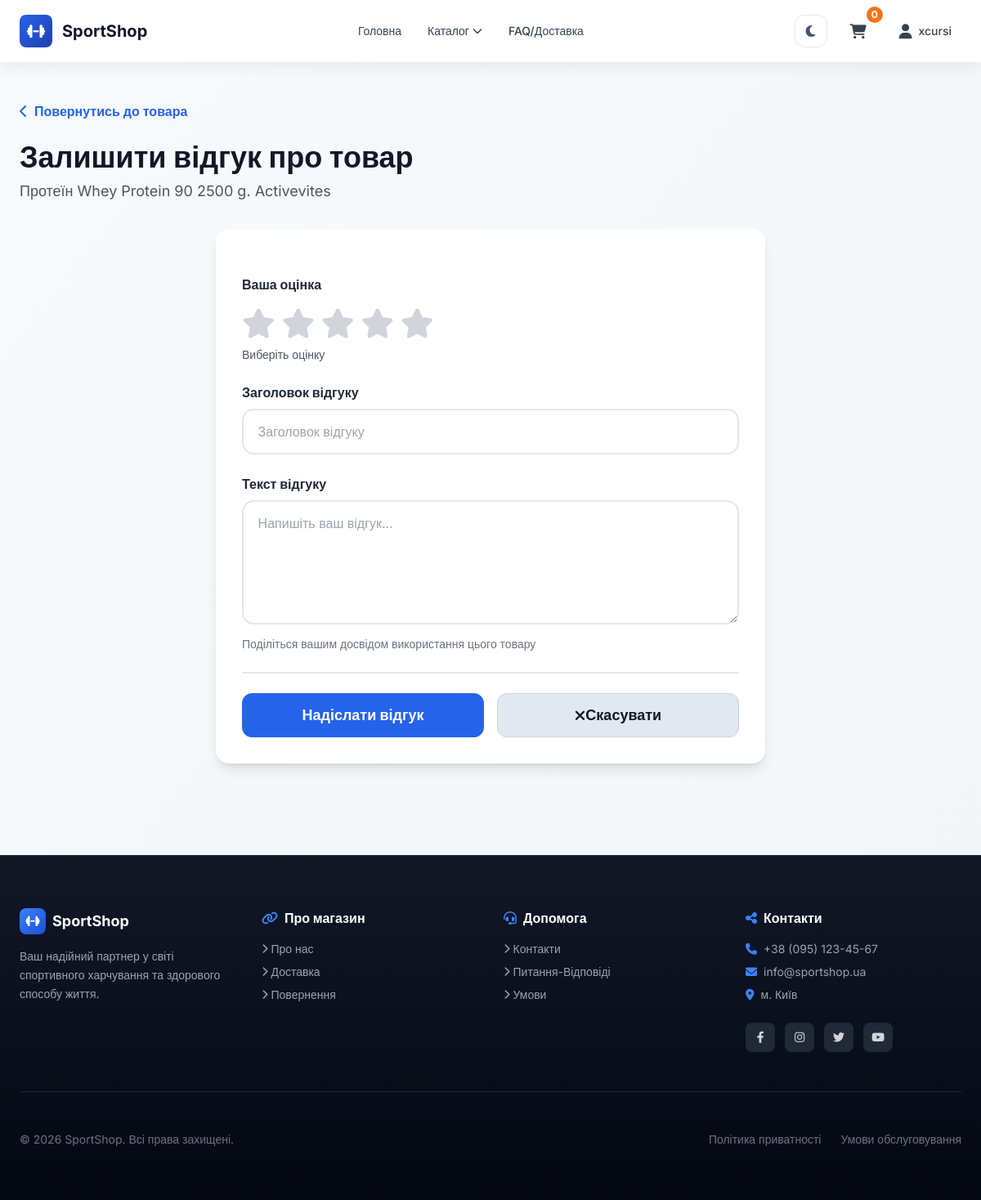
The page /product/1/review/add/ (signed in) on the database as committed earlier.
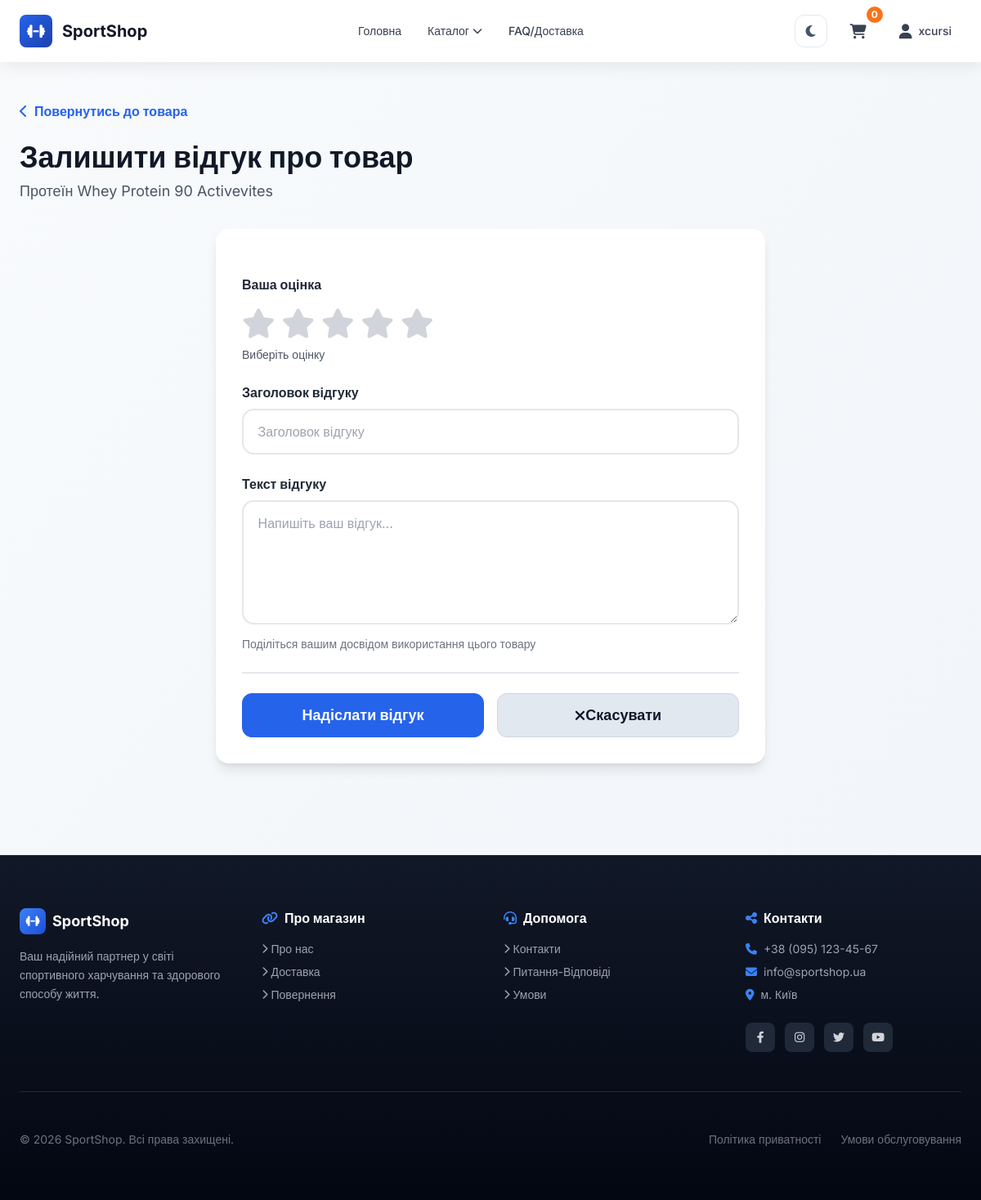
The same page on the database as committed later.
### shop/models.py (models this page shows, shortened)
class Product(models.Model):
    name = models.CharField(max_length=200)
    stock_quantity = models.PositiveIntegerField(default=0, help_text="Кількість в наявності (використовується тільки якщо немає смаків)")
    description = models.TextField(blank=True)
    category = models.ForeignKey(Category, on_delete=models.SET_NULL, null=True, related_name='products')  # Категорія
    created_at = models.DateTimeField(auto_now_add=True)

### shop/views.py (the view)
# urls.py: path('product/<int:product_id>/review/add/', views.add_review, name='add_review'),
def add_review(request, product_id):
    product = get_object_or_404(Product, id=product_id)
    customer = request.session.get('customer_id')
    if not customer:
        return redirect('shop:login')
    customer = get_object_or_404(Customer, id=customer)
    existing_review = Review.objects.filter(product=product, customer=customer).first()
    is_edit = request.GET.get('edit') == '1' or request.method == 'POST'
    if existing_review and not is_edit:
        return redirect(f"{reverse('shop:product_detail', kwargs={'product_id': product_id})}#review-{existing_review.id}")
    if request.method == 'POST':
        form = ReviewForm(request.POST, instance=existing_review)
        if form.is_valid():
            review = form.save(commit=False)
            review.product = product
            review.customer = customer
            review.save()
            return redirect('shop:product_detail', product_id=product_id)
    else:
        form = ReviewForm(instance=existing_review)
    return render(request, 'shop/add_review.html', {
        'form': form,
        'product': product,
        'existing_review': existing_review
    })

### shop/forms.py
class ReviewForm(forms.ModelForm):
    class Meta:
        model = Review
        fields = ['rating', 'title', 'text']
        widgets = {
            'rating': forms.RadioSelect(choices=Review.RATING_CHOICES, attrs={
                'class': 'rating-input'
            }),
            'title': forms.TextInput(attrs={
                'class': 'form-control',
                'placeholder': 'Заголовок відгуку',
                'maxlength': '200'
            }),
            'text': forms.Textarea(attrs={
                'class': 'form-control',
                'placeholder': 'Напишіть ваш відгук...',
                'rows': '5',
                'maxlength': '5000'
            }),
        }

### shop/context_processors.py (called while the page is built)
def cart_count(request):
    cart = request.session.get('cart', {})
    total_count = 0
    for quantity in cart.values():
        try:
            total_count += int(quantity)
        except (TypeError, ValueError):
            continue
    return {'cart_count': total_count}

def global_categories(request):
    categories = Category.objects.filter(parent__isnull=True).prefetch_related('subcategories')
    return {'parent_categories': categories}

### shop/templates/shop/add_review.html (shortened to what this page needs)
{% extends 'shop/base.html' %}
{% block content %}
<a href="{% url 'shop:product_detail' product.id %}" class="back-link text-blue-600 font-semibold mb-6 inline-flex items-center gap-2 hover:gap-3">
    <i class="fas fa-chevron-left"></i> Повернутись до товара
</a>
<div class="mb-8 fade-in-up">
    <h1 class="text-3xl sm:text-4xl font-bold text-gray-900 mb-2">
        {% if existing_review %}
            Редагувати відгук
        {% else %}
            Залишити відгук про товар
        {% endif %}
    </h1>
    <p class="text-gray-600 text-lg">{{ product.name }}</p>
</div>
<div class="review-form-page max-w-2xl mx-auto bg-white rounded-2xl shadow-lg p-8 fade-in-up">
    <form method="post" class="space-y-6">
        <div class="form-group">
            <label class="font-bold text-gray-800 mb-4 block">Ваша оцінка</label>
            <div class="flex gap-2 mb-2">
                {% for i in "12345" %}
                    <label class="cursor-pointer rating-star" data-rating="{{ i }}">
                        <i class="fas fa-star text-4xl text-gray-300 hover:text-yellow-400 transition" id="star-{{ i }}"></i>
                    </label>
                {% endfor %}
            </div>
            <p class="text-gray-600 text-sm" id="rating-label">Виберіть оцінку</p>
        </div>
        <div class="form-group">
            <label for="{{ form.title.id_for_label }}" class="font-bold text-gray-800 mb-2 block">Заголовок відгуку</label>
            {{ form.title }}
        </div>
        <div class="form-group">
            <label for="{{ form.text.id_for_label }}" class="font-bold text-gray-800 mb-2 block">Текст відгуку</label>
            {{ form.text }}
            <p class="text-gray-500 text-sm mt-2">Поділіться вашим досвідом використання цього товару</p>
        </div>
        <div class="flex gap-4 pt-6 border-t-2 border-gray-200">
            <button type="submit" class="btn btn-primary flex-1 py-3 text-lg font-bold">
                {% if existing_review %}
                    Оновити відгук
                {% else %}
                    Надіслати відгук
                {% endif %}
            </button>
            <a href="{% url 'shop:product_detail' product.id %}" class="btn btn-secondary flex-1 py-3 text-lg font-bold">
                <i class="fas fa-times"></i> Скасувати
            </a>
        </div>
    </form>
</div>
{% endblock %}

Rows that differ between the two databases and show on the page:
changed Product: name "Протеїн Whey Protein 90 2500 g. Activevites" → "Протеїн Whey Protein 90 Activevites"
